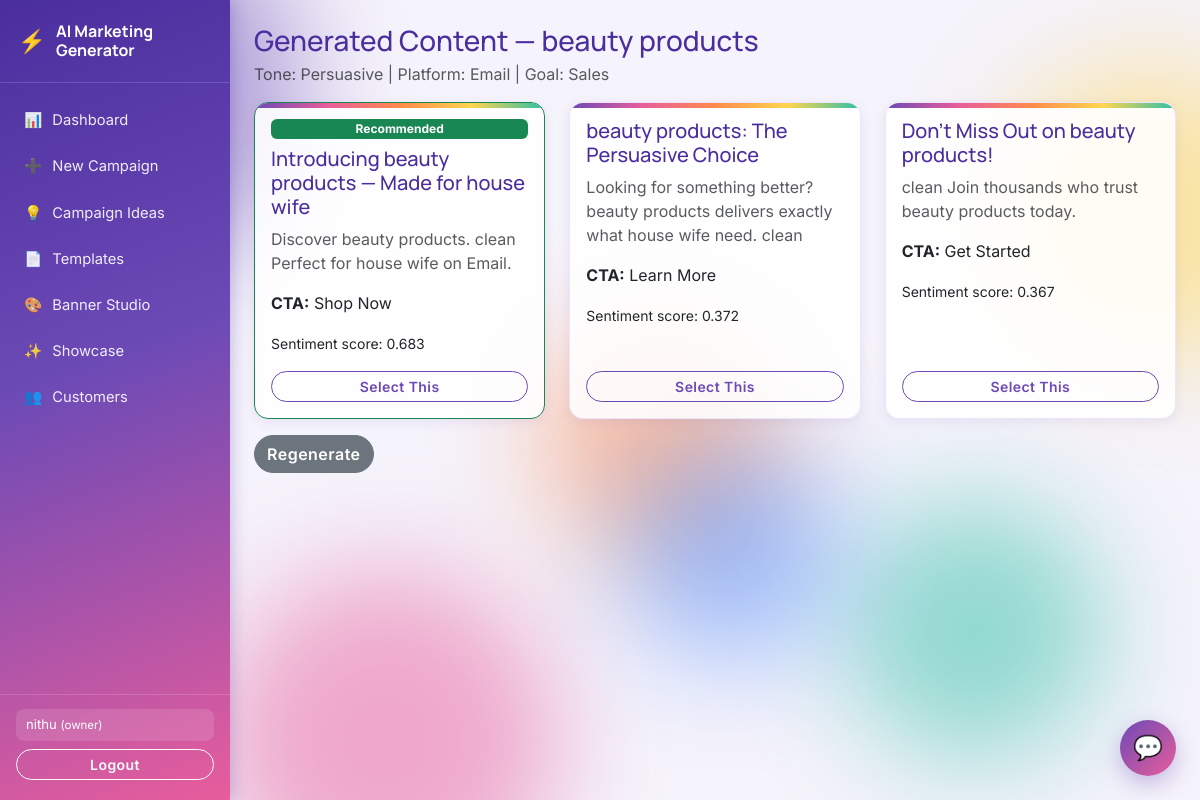
/campaign/1/results (signed in), run on the app's committed database.
### models.py (models this page shows)
class User(db.Model, UserMixin):
    id = db.Column(db.Integer, primary_key=True)
    username = db.Column(db.String(100), unique=True, nullable=False)
    password = db.Column(db.String(200), nullable=False)
    role = db.Column(db.String(20), nullable=False)  # 'owner' or 'manager'
    email = db.Column(db.String(150))
    phone_number = db.Column(db.String(20))
    is_verified = db.Column(db.Boolean, default=False)
    otp_code = db.Column(db.String(6))
    otp_expiry = db.Column(db.DateTime)

class Campaign(db.Model):
    id = db.Column(db.Integer, primary_key=True)
    owner_id = db.Column(db.Integer, db.ForeignKey('user.id'), nullable=False)
    product_name = db.Column(db.String(150), nullable=False)
    description = db.Column(db.Text, nullable=False)
    target_audience = db.Column(db.String(150))
    platform = db.Column(db.String(50))
    goal = db.Column(db.String(100))
    tone = db.Column(db.String(50))
    marketing_type = db.Column(db.String(50))
    language = db.Column(db.String(20), default='English')
    content_mode = db.Column(db.String(20), default='AI')  # 'AI' or 'Template'
    banner_headline = db.Column(db.String(200))
    banner_subtext = db.Column(db.String(200))
    status = db.Column(db.String(20), default='Draft')
    created_at = db.Column(db.DateTime, default=datetime.utcnow)
    variations = db.relationship('ContentVariation', backref='campaign', lazy=True, cascade="all, delete-orphan")
    approval = db.relationship('Approval', backref='campaign', uselist=False, cascade="all, delete-orphan")

class ContentVariation(db.Model):
    id = db.Column(db.Integer, primary_key=True)
    campaign_id = db.Column(db.Integer, db.ForeignKey('campaign.id'), nullable=False)
    headline = db.Column(db.String(200))
    caption = db.Column(db.Text)
    cta = db.Column(db.String(100))
    sentiment_score = db.Column(db.Float)
    is_recommended = db.Column(db.Boolean, default=False)

### app.py (the view)
@app.route('/campaign/<int:campaign_id>/results')
@login_required
def content_results(campaign_id):
    campaign = Campaign.query.get_or_404(campaign_id)
    variations = ContentVariation.query.filter_by(campaign_id=campaign.id).all()
    return render_template('content_results.html', campaign=campaign, variations=variations)

### app.py (called while the page is built)
@login_manager.user_loader
def load_user(user_id):
    return User.query.get(int(user_id))

### templates/content_results.html (shortened to what this page needs)
{% extends 'base.html' %}
{% block content %}
<h3 class="mb-1">Generated Content — {{ campaign.product_name }}</h3>
<p class="text-muted">Tone: {{ campaign.tone }} | Platform: {{ campaign.platform }} | Goal: {{ campaign.goal }}</p>
<div class="row mt-3">
    {% for v in variations %}
    <div class="col-md-4 mb-3">
        <div class="card p-3 h-100 {% if v.is_recommended %}border-success{% endif %}">
            {% if v.is_recommended %}
            <span class="badge recommended-badge mb-2">Recommended</span>
            {% endif %}
            <h5>{{ v.headline }}</h5>
            <p class="text-muted">{{ v.caption }}</p>
            <p><b>CTA:</b> {{ v.cta }}</p>
            <p><small>Sentiment score: {{ v.sentiment_score }}</small></p>
            <a href="{{ url_for('select_variation', campaign_id=campaign.id, variation_id=v.id) }}" class="btn btn-outline-primary btn-sm mt-auto">Select This</a>
        </div>
    </div>
    {% endfor %}
</div>
<a href="{{ url_for('generate_content', campaign_id=campaign.id) }}" class="btn btn-secondary">Regenerate</a>
{% endblock %}

### templates/base.html (shortened to what this page needs)
<!DOCTYPE html>
<html lang="en">
<head>
    <link href="https://cdn.jsdelivr.net/npm/bootstrap@5.3.0/dist/css/bootstrap.min.css" rel="stylesheet">
    <link rel="stylesheet" href="{{ url_for('static', filename='css/style.css') }}">
</head>
<body>
<div class="bg-blobs" aria-hidden="true">
    <span class="blob blob-1"></span>
    <span class="blob blob-3"></span>
    <span class="blob blob-4"></span>
    <span class="blob blob-5"></span>
    <span class="blob blob-6"></span>
</div>
<div class="app-shell">
    {% if current_user.is_authenticated %}
    <aside class="sidebar">
        <div class="sidebar-brand">
            <span class="brand-mark">⚡</span>
            <span class="brand-text">AI Marketing<br>Generator</span>
        </div>
        <nav class="sidebar-nav">
            <a href="{{ url_for('owner_dashboard') if current_user.role == 'owner' else url_for('manager_dashboard') }}"><span>📊</span> Dashboard</a>
            <a href="{{ url_for('campaign_input') }}"><span>➕</span> New Campaign</a>
            <a href="{{ url_for('campaign_ideas') }}"><span>💡</span> Campaign Ideas</a>
            <a href="{{ url_for('templates_gallery') }}"><span>📄</span> Templates</a>
            {% if current_user.role == 'owner' %}
            <a href="{{ url_for('banner_studio') }}"><span>🎨</span> Banner Studio</a>
            {% endif %}
            <a href="{{ url_for('showcase') }}"><span>✨</span> Showcase</a>
            {% if current_user.role == 'owner' %}
            <a href="{{ url_for('manage_customers') }}"><span>👥</span> Customers</a>
            {% endif %}
        </nav>
        <div class="sidebar-footer">
            <div class="user-chip">{{ current_user.username }} <small>({{ current_user.role }})</small></div>
            <a href="{{ url_for('logout') }}" class="btn btn-sm btn-outline-light w-100 mt-2">Logout</a>
        </div>
    </aside>
    <div id="askAiWidget">
        <button id="askAiToggle" type="button" aria-label="Ask AI marketing helper">💬</button>
    </div>
    {% else %}
    <div class="guest-topbar">
        <span class="brand-mark">⚡</span> AI Marketing Generator
    </div>
    {% endif %}
    <div class="main-area">
        <div class="container-fluid mt-4 px-4">
            {% block content %}{% endblock %}
        </div>
    </div>
</div>
</body>
</html>

### static/css/style.css (style rules this page uses)
:root { --brand-purple: #6C4AB6; --brand-purple-dark: #4B2E9E; --brand-purple-light: #EEE8FB; --brand-accent: #FFD54F; --brand-pink: #E85D9C; --brand-teal: #2FBFA6; --brand-orange: #FF8A4C; --brand-blue: #4C8CFF; }
body { background-color: #f5f3fb; font-family: 'Inter', sans-serif; color: #2b1f4d; min-height: 100vh; overflow-x: hidden; }
.bg-blobs { position: fixed; inset: 0; z-index: 0; overflow: hidden; pointer-events: none; }
.blob { position: absolute; border-radius: 50%; filter: blur(55px); opacity: 0.5; }
.blob-1 { width: 380px; height: 380px; top: -100px; left: -80px; background: var(--brand-purple); animation: floatBlob1 16s ease-in-out infinite; }
.blob-3 { width: 340px; height: 340px; bottom: -110px; left: 18%; background: var(--brand-pink); animation: floatBlob3 18s ease-in-out infinite; }
.blob-4 { width: 260px; height: 260px; bottom: 5%; right: 8%; background: var(--brand-teal); animation: floatBlob1 22s ease-in-out infinite reverse; }
.blob-5 { width: 240px; height: 240px; top: 40%; left: 45%; background: var(--brand-orange); animation: floatBlob2 24s ease-in-out infinite reverse; }
.blob-6 { width: 220px; height: 220px; top: 55%; right: 30%; background: var(--brand-blue); animation: floatBlob3 19s ease-in-out infinite; }
nav, main, .container, .app-shell { position: relative; z-index: 1; }
.app-shell { display: flex; min-height: 100vh; }
.sidebar { width: 230px; flex-shrink: 0; background: linear-gradient(160deg, var(--brand-purple-dark) 0%, var(--brand-purple) 45%, var(--brand-pink) 100%); color: #fff; display: flex; flex-direction: column; position: sticky; top: 0; height: 100vh; box-shadow: 3px 0 14px rgba(75, 46, 158, 0.25); }
.sidebar-brand { display: flex; align-items: center; gap: 10px; padding: 22px 18px; font-family: 'Manrope', sans-serif; font-weight: 700; font-size: 1rem; border-bottom: 1px solid rgba(255,255,255,0.15); line-height: 1.2; }
.brand-mark { font-size: 1.4rem; }
.sidebar-nav { flex: 1; padding: 16px 10px; display: flex; flex-direction: column; gap: 4px; }
.sidebar-nav a { color: rgba(255,255,255,0.9); text-decoration: none; padding: 10px 14px; border-radius: 10px; font-size: 0.92rem; display: flex; align-items: center; gap: 10px; transition: background 0.15s ease, transform 0.1s ease; }
.sidebar-footer { padding: 14px 16px 20px; border-top: 1px solid rgba(255,255,255,0.15); }
.user-chip { font-size: 0.82rem; background: rgba(255,255,255,0.12); padding: 6px 10px; border-radius: 8px; }
.main-area { flex: 1; min-width: 0; }
h1, h2, h3, h4, h5 { font-family: 'Manrope', 'Inter', sans-serif; color: var(--brand-purple-dark); }
.float-heading, h3.mb-1, h3.mb-3 { animation: floatText 3.5s ease-in-out infinite; }
.card { border-radius: 14px; border: 1px solid #ece5fb; background: rgba(255, 255, 255, 0.88); backdrop-filter: blur(6px); box-shadow: 0 3px 12px rgba(108, 74, 182, 0.10); transition: transform 0.15s ease, box-shadow 0.15s ease; position: relative; overflow: hidden; }
.card::before { content: ""; position: absolute; top: 0; left: 0; right: 0; height: 5px; background: linear-gradient(90deg, var(--brand-purple), var(--brand-pink), var(--brand-orange), var(--brand-accent), var(--brand-teal)); }
.btn-outline-primary { color: var(--brand-purple); border-color: var(--brand-purple); }
.recommended-badge { background-color: #198754; }
.card h5 { color: var(--brand-purple-dark); }
.btn { border-radius: 999px; font-weight: 600; letter-spacing: 0.03em; }
#askAiWidget { position: fixed; bottom: 24px; right: 24px; z-index: 50; }
#askAiToggle { width: 56px; height: 56px; border-radius: 50%; background: linear-gradient(135deg, var(--brand-purple), var(--brand-pink)); color: #fff; border: none; font-size: 24px; box-shadow: 0 8px 22px rgba(108, 74, 182, 0.35); cursor: pointer; }

### data on the page
User: username "nithu", role "owner"
Campaign: product_name "beauty products", tone "Persuasive", platform "Email", goal "Sales"
ContentVariation: is_recommended "Recommended", headline "Introducing beauty products — Made for house wife", caption "Discover beauty products. clean Perfect for house wife on Email.", cta "Shop Now", sentiment_score "0.683"
ContentVariation: headline "beauty products: The Persuasive Choice", caption "Looking for something better? beauty products delivers exactly what house wife need. clean", cta "Learn More", sentiment_score "0.372"
ContentVariation: headline "Don't Miss Out on beauty products!", caption "clean Join thousands who trust beauty products today.", cta "Get Started", sentiment_score "0.367"
